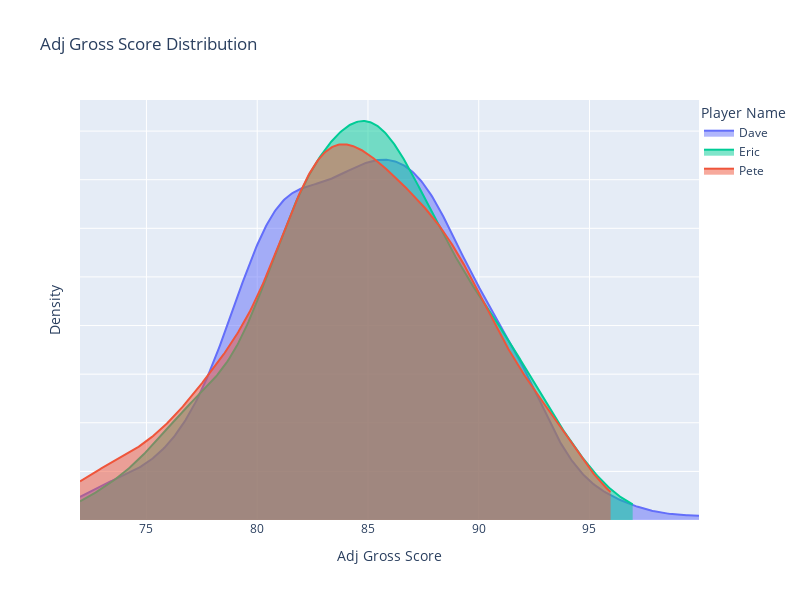

The cell this chart's notebook holds for it:
### Code cell
dist_plot(df, "adj_gross_score")

### Figure 1 — Plotly figure (JSON) as saved in the notebook; plotly's stock layout.template omitted (floating-point values rounded to 4 significant figures; data arrays with more than 128 entries replaced by an {"elided": "..."} marker saying what was removed)
{"data": [{"fill": "tozeroy", "hoverinfo": "x", "hovertemplate": "Adj Gross Score: %{x:.2f}", "line": {"color": "#636EFA"}, "mode": "lines", "name": "Dave", "opacity": 0.9, "type": "scatter", "x": {"elided": "500 float values"}, "xhoverformat": ".2f", "y": {"elided": "500 float values"}}, {"fill": "tozeroy", "hoverinfo": "x", "hovertemplate": "Adj Gross Score: %{x:.2f}", "line": {"color": "#00CC96"}, "mode": "lines", "name": "Eric", "opacity": 0.9, "type": "scatter", "x": {"elided": "500 float values"}, "xhoverformat": ".2f", "y": {"elided": "500 float values"}}, {"fill": "tozeroy", "hoverinfo": "x", "hovertemplate": "Adj Gross Score: %{x:.2f}", "line": {"color": "#EF553B"}, "mode": "lines", "name": "Pete", "opacity": 0.9, "type": "scatter", "x": {"elided": "500 float values"}, "xhoverformat": ".2f", "y": {"elided": "500 float values"}}], "layout": {"height": 600, "legend": {"title": {"text": "Player Name"}, "x": 1, "y": 1}, "showlegend": true, "title": {"text": "Adj Gross Score Distribution"}, "width": 800, "xaxis": {"autorange": true, "range": [72, 99.94], "title": {"text": "Adj Gross Score"}, "type": "linear"}, "yaxis": {"autorange": true, "range": [0, 0.0864], "showticklabels": false, "title": {"text": "Density"}, "type": "linear"}}}
